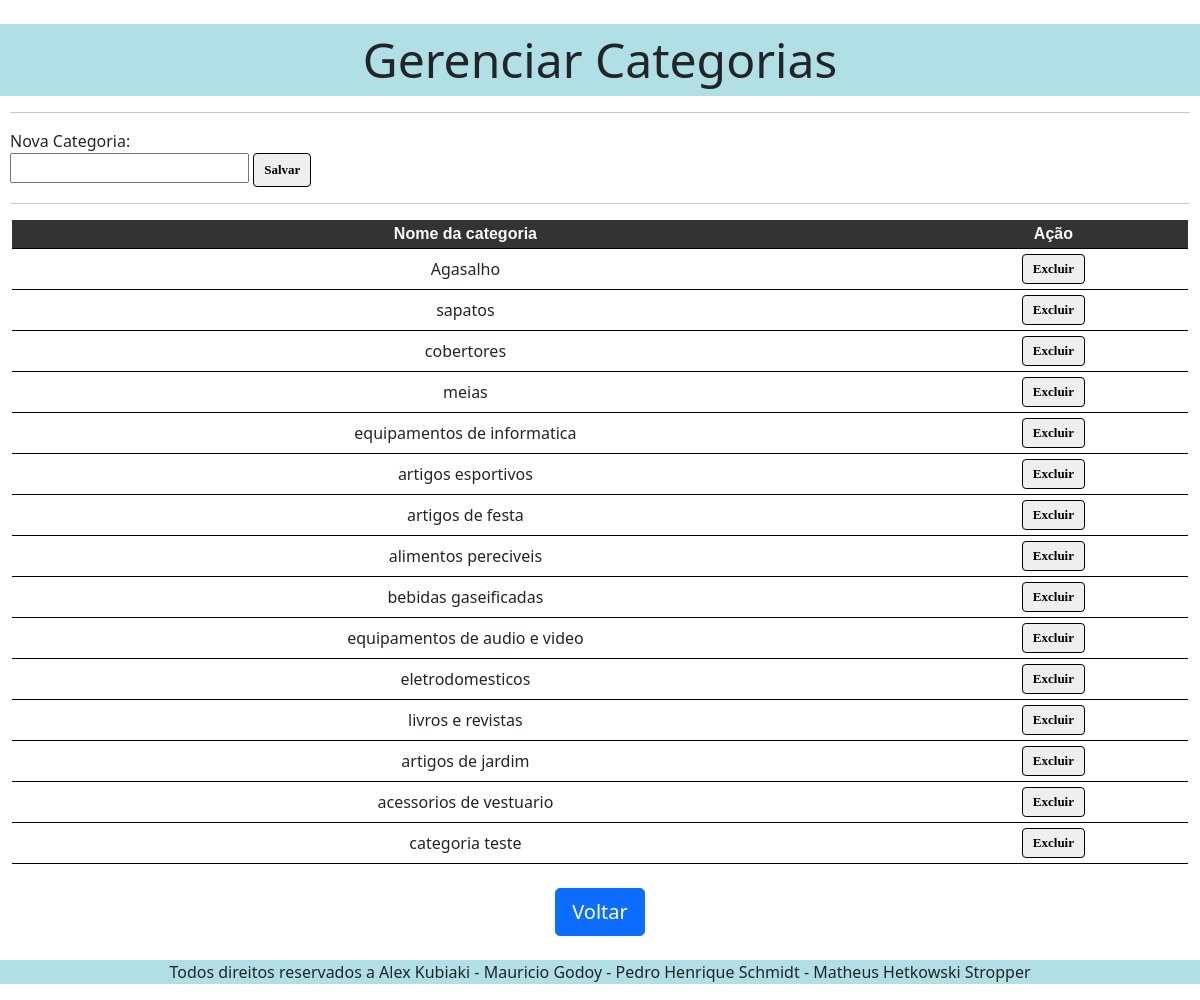
/admin/gerenciacategorias.php, run on the app's committed database.
### tables this page shows
CREATE TABLE `tb_categoria` (
  `idcategoria` int(11) NOT NULL AUTO_INCREMENT,
  `titulocategoria` varchar(30) NOT NULL,
  PRIMARY KEY (`idcategoria`)
);

### admin/gerenciacategorias.php (the view, shortened to what this page needs)
<html>
 <head>
	  	 <link rel="stylesheet" href="style.css">
        <link href="https://cdn.jsdelivr.net/npm/bootstrap@5.0.2/dist/css/bootstrap.min.css" rel="stylesheet">
 </head>
<fieldset>
		<br>
        <body>
        <div style="background-color:#B0E0E6;text-align:center">
            <p><font size="10">Gerenciar Categorias</font></p>
        </div>
 <?php
if ($_SERVER['REQUEST_METHOD'] == 'POST') {
    $id = (isset($_POST["id"]) && $_POST["id"] != null) ? $_POST["id"] : "";
    $nome = (isset($_POST["nome"]) && $_POST["nome"] != null) ? $_POST["nome"] : "";
} else if (!isset($id)) {
    $nome = NULL;
}
try {
	$conexao = new PDO('mysql:host=localhost;dbname=encontredoe', "root", "");
    $conexao->setAttribute(PDO::ATTR_ERRMODE, PDO::ERRMODE_EXCEPTION);
    $conexao->exec("set names utf8");
} catch (PDOException $erro) {
    echo "Erro na conexão:".$erro->getMessage();
}
?>
            <form action="?act=save" method="POST" name="form1" style="margin:10px">
                <hr>
                Nova Categoria:<br>
               <input type="text" name="nome" <?php
               if (isset($nome) && $nome != null || $nome != "") {
                   echo "value=\"{$nome}\"";
               }
               ?> />
               <input type="submit" class="botoes" value="Salvar"/>
               <hr>
            </form>
            <table class="tabela" cellspacing="10" width="100%" cellpadding="5">
                <tr>
                    <th>Nome da categoria</th>
                    <th>Ação</th>
                </tr>
                <?php
                try {
                    $stmt = $conexao->prepare("SELECT * FROM tb_categoria");
                    if ($stmt->execute()) {
                        while ($rs = $stmt->fetch(PDO::FETCH_OBJ)) {
                            echo "<tr>";
                            echo "<td><center>".$rs->titulocategoria."<center></td>
                            <td><center><a class='botoes' href=\"?act=del&id=".$rs->idcategoria."\">Excluir</a></center></td>"
                                       ;
                            echo "</tr>";
                        }
                    } else {
                        echo "Erro: Não foi possível recuperar os dados do banco de dados";
                    }
                } catch (PDOException $erro) {
                    echo "Erro: ".$erro->getMessage();
                }
                ?>
            </table>
			<br>
<center>
            <input type="button" value="Voltar" id="Logout" onClick=location.href="validaadm.php" class="btn btn-lg btn-primary btn-block">
</center>
		</fieldset>
        <br>
		<div style="background-color:#B0E0E6;text-align:center">
        <p><font size="3">Todos direitos reservados a Alex Kubiaki - Mauricio Godoy - Pedro Henrique Schmidt - Matheus Hetkowski Stropper</font></p>
		</div>
    </body>
</html>

### admin/style.css (style rules this page uses)
body { font-family: Verdana;"; }
.tabela { border-collapse: collapse; width: 98%; height: 60px; margin:auto; }
.tabela th { background-color: #333; text-align: center; color:#FFFAFA; font-family: 'Lucida Sans', 'Lucida Sans Regular', 'Lucida Grande', 'Lucida Sans Unicode', Geneva, Verdana, sans-serif; }
.botoes { border: 1px solid black; border-radius: 4px; display: inline-block; cursor: pointer; font-family: Verdana; font-weight: bold; font-size: 13px; padding: 6px 10px; text-decoration: none; color: black; background-color: rgb(239, 239, 239); }

### admin/gerenciacategorias.php (style rules this page uses)
tr { border-bottom:1px solid black; }

### data on the page
tb_categoria: titulocategoria "Agasalho"
tb_categoria: titulocategoria "sapatos"
tb_categoria: titulocategoria "cobertores"
tb_categoria: titulocategoria "meias"
tb_categoria: titulocategoria "equipamentos de informatica"
tb_categoria: titulocategoria "artigos esportivos"
tb_categoria: titulocategoria "artigos de festa"
tb_categoria: titulocategoria "alimentos pereciveis"
tb_categoria: titulocategoria "bebidas gaseificadas"
tb_categoria: titulocategoria "equipamentos de audio e video"
tb_categoria: titulocategoria "eletrodomesticos"
tb_categoria: titulocategoria "livros e revistas"
tb_categoria: titulocategoria "artigos de jardim"
tb_categoria: titulocategoria "acessorios de vestuario"
tb_categoria: titulocategoria "categoria teste"
